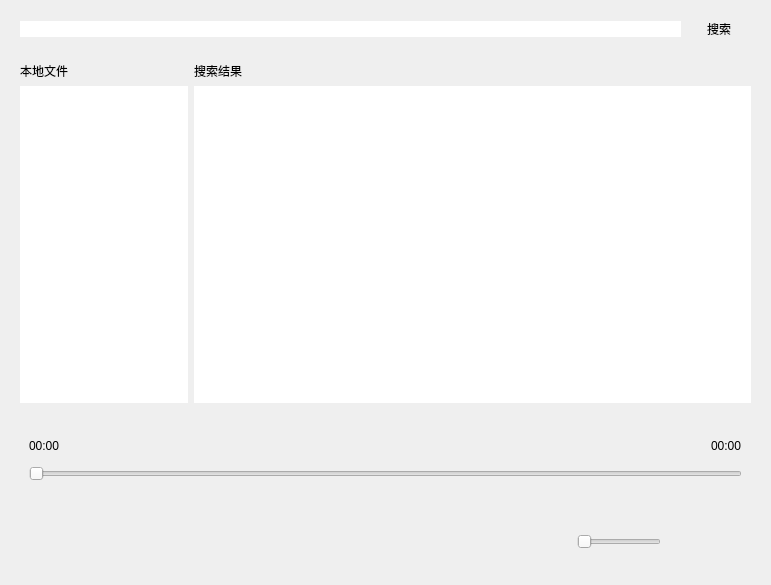
<?xml version="1.0" encoding="UTF-8"?>
<ui version="4.0">
 <class>Widget</class>
 <widget class="QWidget" name="Widget">
  <property name="geometry">
   <rect>
    <x>0</x>
    <y>0</y>
    <width>771</width>
    <height>583</height>
   </rect>
  </property>
  <property name="windowTitle">
   <string>Widget</string>
  </property>
  <property name="styleSheet">
   <string notr="true">*{
	border:none;
}

QPushButton:hover
{
	
	background-color: rgb(202, 253, 255);
}</string>
  </property>
  <layout class="QVBoxLayout" name="verticalLayout_2">
   <item>
    <widget class="QWidget" name="widget_2" native="true">
     <layout class="QHBoxLayout" name="horizontalLayout_3">
      <item>
       <widget class="QLineEdit" name="searchLine"/>
      </item>
      <item>
       <widget class="QPushButton" name="searchBtn">
        <property name="minimumSize">
         <size>
          <width>64</width>
          <height>0</height>
         </size>
        </property>
        <property name="text">
         <string>搜索</string>
        </property>
       </widget>
      </item>
     </layout>
    </widget>
   </item>
   <item>
    <widget class="QWidget" name="widget_5" native="true">
     <layout class="QFormLayout" name="formLayout">
      <item row="0" column="0">
       <widget class="QLabel" name="label">
        <property name="text">
         <string>本地文件</string>
        </property>
       </widget>
      </item>
      <item row="0" column="1">
       <widget class="QLabel" name="label_2">
        <property name="text">
         <string>搜索结果</string>
        </property>
       </widget>
      </item>
      <item row="1" column="0">
       <widget class="QListWidget" name="listWidget">
        <property name="minimumSize">
         <size>
          <width>0</width>
          <height>317</height>
         </size>
        </property>
        <property name="maximumSize">
         <size>
          <width>168</width>
          <height>16777215</height>
         </size>
        </property>
       </widget>
      </item>
      <item row="1" column="1">
       <widget class="QTableWidget" name="tableWidget"/>
      </item>
     </layout>
    </widget>
   </item>
   <item>
    <widget class="QWidget" name="widget_4" native="true">
     <property name="maximumSize">
      <size>
       <width>16777215</width>
       <height>96</height>
      </size>
     </property>
     <layout class="QHBoxLayout" name="horizontalLayout_4">
      <item>
       <widget class="QWidget" name="widget_3" native="true">
        <layout class="QVBoxLayout" name="verticalLayout">
         <item>
          <layout class="QHBoxLayout" name="horizontalLayout_2">
           <item>
            <widget class="QLabel" name="curLabel">
             <property name="maximumSize">
              <size>
               <width>16777215</width>
               <height>32</height>
              </size>
             </property>
             <property name="text">
              <string>00:00</string>
             </property>
            </widget>
           </item>
           <item>
            <spacer name="horizontalSpacer_2">
             <property name="orientation">
              <enum>Qt::Horizontal</enum>
             </property>
             <property name="sizeType">
              <enum>QSizePolicy::Fixed</enum>
             </property>
             <property name="sizeHint" stdset="0">
              <size>
               <width>40</width>
               <height>20</height>
              </size>
             </property>
            </spacer>
           </item>
           <item>
            <widget class="QLabel" name="nameLabel">
             <property name="text">
              <string/>
             </property>
            </widget>
           </item>
           <item>
            <spacer name="horizontalSpacer">
             <property name="orientation">
              <enum>Qt::Horizontal</enum>
             </property>
             <property name="sizeHint" stdset="0">
              <size>
               <width>40</width>
               <height>20</height>
              </size>
             </property>
            </spacer>
           </item>
           <item>
            <widget class="QLabel" name="totalLabel">
             <property name="maximumSize">
              <size>
               <width>16777215</width>
               <height>32</height>
              </size>
             </property>
             <property name="text">
              <string>00:00</string>
             </property>
            </widget>
           </item>
          </layout>
         </item>
         <item>
          <widget class="QSlider" name="playCourseSlider">
           <property name="minimumSize">
            <size>
             <width>0</width>
             <height>24</height>
            </size>
           </property>
           <property name="orientation">
            <enum>Qt::Horizontal</enum>
           </property>
          </widget>
         </item>
        </layout>
       </widget>
      </item>
     </layout>
    </widget>
   </item>
   <item>
    <widget class="QWidget" name="widget" native="true">
     <property name="minimumSize">
      <size>
       <width>0</width>
       <height>64</height>
      </size>
     </property>
     <property name="maximumSize">
      <size>
       <width>16777215</width>
       <height>64</height>
      </size>
     </property>
     <widget class="QPushButton" name="fileBtn">
      <property name="geometry">
       <rect>
        <x>56</x>
        <y>16</y>
        <width>32</width>
        <height>32</height>
       </rect>
      </property>
      <property name="minimumSize">
       <size>
        <width>32</width>
        <height>32</height>
       </size>
      </property>
      <property name="maximumSize">
       <size>
        <width>32</width>
        <height>32</height>
       </size>
      </property>
      <property name="styleSheet">
       <string notr="true"/>
      </property>
      <property name="text">
       <string/>
      </property>
     </widget>
     <widget class="QPushButton" name="modeBtn">
      <property name="geometry">
       <rect>
        <x>141</x>
        <y>16</y>
        <width>32</width>
        <height>32</height>
       </rect>
      </property>
      <property name="minimumSize">
       <size>
        <width>32</width>
        <height>32</height>
       </size>
      </property>
      <property name="maximumSize">
       <size>
        <width>32</width>
        <height>32</height>
       </size>
      </property>
      <property name="styleSheet">
       <string notr="true"/>
      </property>
      <property name="text">
       <string/>
      </property>
     </widget>
     <widget class="QPushButton" name="previousBtn">
      <property name="geometry">
       <rect>
        <x>226</x>
        <y>16</y>
        <width>32</width>
        <height>32</height>
       </rect>
      </property>
      <property name="minimumSize">
       <size>
        <width>32</width>
        <height>32</height>
       </size>
      </property>
      <property name="maximumSize">
       <size>
        <width>32</width>
        <height>32</height>
       </size>
      </property>
      <property name="text">
       <string/>
      </property>
     </widget>
     <widget class="QPushButton" name="playingBtn">
      <property name="geometry">
       <rect>
        <x>311</x>
        <y>16</y>
        <width>32</width>
        <height>32</height>
       </rect>
      </property>
      <property name="minimumSize">
       <size>
        <width>32</width>
        <height>32</height>
       </size>
      </property>
      <property name="maximumSize">
       <size>
        <width>32</width>
        <height>32</height>
       </size>
      </property>
      <property name="text">
       <string/>
      </property>
     </widget>
     <widget class="QPushButton" name="nextBtn">
      <property name="geometry">
       <rect>
        <x>396</x>
        <y>16</y>
        <width>32</width>
        <height>32</height>
       </rect>
      </property>
      <property name="minimumSize">
       <size>
        <width>32</width>
        <height>32</height>
       </size>
      </property>
      <property name="maximumSize">
       <size>
        <width>32</width>
        <height>32</height>
       </size>
      </property>
      <property name="text">
       <string/>
      </property>
     </widget>
     <widget class="QPushButton" name="volumeBtn">
      <property name="geometry">
       <rect>
        <x>481</x>
        <y>16</y>
        <width>32</width>
        <height>32</height>
       </rect>
      </property>
      <property name="minimumSize">
       <size>
        <width>32</width>
        <height>32</height>
       </size>
      </property>
      <property name="maximumSize">
       <size>
        <width>32</width>
        <height>32</height>
       </size>
      </property>
      <property name="text">
       <string/>
      </property>
     </widget>
     <widget class="QSlider" name="verticalSlider">
      <property name="geometry">
       <rect>
        <x>566</x>
        <y>23</y>
        <width>84</width>
        <height>18</height>
       </rect>
      </property>
      <property name="maximumSize">
       <size>
        <width>128</width>
        <height>16777215</height>
       </size>
      </property>
      <property name="orientation">
       <enum>Qt::Horizontal</enum>
      </property>
     </widget>
    </widget>
   </item>
  </layout>
 </widget>
 <resources/>
 <connections/>
</ui>
